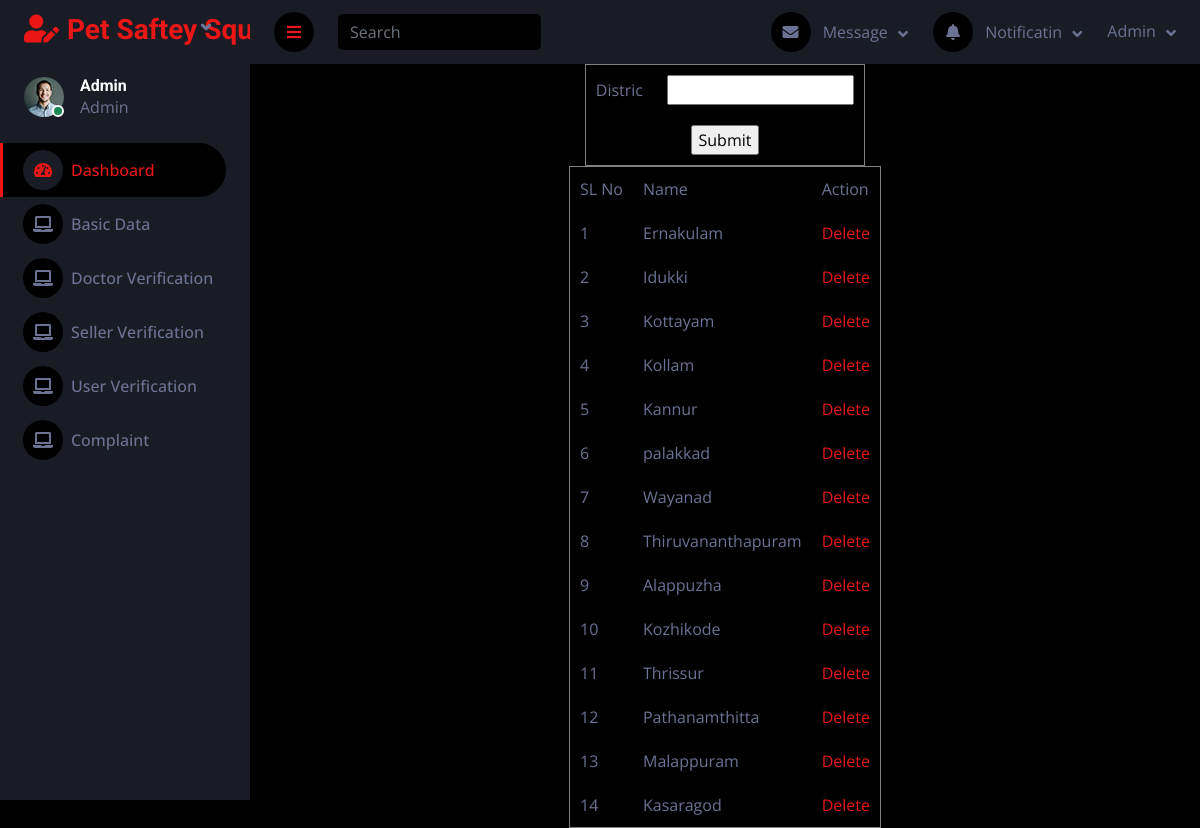
Page /Project/Admin/District.php on the committed database.
### tables this page shows
CREATE TABLE `tbl_district` (
  `district_id` int(11) NOT NULL,
  `district_name` varchar(40) NOT NULL
);

### Project/Admin/District.php (the view, shortened to what this page needs)
<?php
include("Head.php");
		?>
<!DOCTYPE html PUBLIC "-//W3C//DTD XHTML 1.0 Transitional//EN" "http://www.w3.org/TR/xhtml1/DTD/xhtml1-transitional.dtd">
<html xmlns="http://www.w3.org/1999/xhtml">
<head>
</head>
<body>
<form id="form1" name="form1" method="post" action="">
  <table border="1" align="center" cellpadding="10" style="border-collapse:collapse">
    <tr>
      <td>Distric</td>
      <td><label for="txt_dis"></label>
      <input type="text" name="txt_dis" id="txt_dis" autocomplete="off" required="required" /></td>
    </tr>
    <tr>
      <td colspan="2" align="center"><input type="submit" name="btn_sel" id="btn_sel" value="Submit" /></td>
    </tr>
  </table>
</form>
<?php
$i=0;
$selQuery="select * from tbl_district";
$result=$conn->query($selQuery);
if($result->num_rows>0)
{
	?>
<table border="1" align="center" cellpadding="10">
  <tr>
    <td>SL No</td>
    <td>Name</td>
    <td>Action</td>
  </tr>
  <?php
  while($data=$result->fetch_assoc())
  {
	  $i++;
	  ?>
  <tr>
    <td><?php echo $i ?></td>
    <td><?php echo $data['district_name']?></td>
    <td><a href="District.php?did=<?php echo $data['district_id']?>">Delete</a></td>
  </tr>
  <?php
  }
 ?>
</table>
<?php
}
?>
</body>
</html>

### Project/Admin/Head.php (shortened to what this page needs)
<!DOCTYPE html>
<html lang="en">
<head>
    <link href="https://cdnjs.cloudflare.com/ajax/libs/font-awesome/5.10.0/css/all.min.css" rel="stylesheet">
    <link href="https://cdn.jsdelivr.net/npm/bootstrap-icons@1.4.1/font/bootstrap-icons.css" rel="stylesheet">
    <link href="../Assets/Templates/Admin/lib/owlcarousel/assets/owl.carousel.min.css" rel="stylesheet">
    <link href="../Assets/Templates/Admin/lib/tempusdominus/css/tempusdominus-bootstrap-4.min.css" rel="stylesheet" />
    <link href="../Assets/Templates/Admin/css/bootstrap.min.css" rel="stylesheet">
    <link href="../Assets/Templates/Admin/css/style.css" rel="stylesheet">
</head>
<body>
    <div class="container-fluid position-relative d-flex p-0">
        <div class="sidebar pe-4 pb-3">
            <nav class="navbar bg-secondary navbar-dark">
                <a href="index.html" class="navbar-brand mx-4 mb-3">
                    <h3 class="text-primary"><i class="fa fa-user-edit me-2"></i>Pet Saftey Squad</h3>
                </a>
                <div class="d-flex align-items-center ms-4 mb-4">
                    <div class="position-relative">
                        <img class="rounded-circle" src="../Assets/Templates/Admin/img/user.jpg" alt="" style="width: 40px; height: 40px;">
                        <div class="bg-success rounded-circle border border-2 border-white position-absolute end-0 bottom-0 p-1"></div>
                    </div>
                    <div class="ms-3">
                        <h6 class="mb-0">Admin</h6>
                        <span>Admin</span>
                    </div>
                </div>
                <div class="navbar-nav w-100">
                    <a href="index.html" class="nav-item nav-link active"><i class="fa fa-tachometer-alt me-2"></i>Dashboard</a>
                    <a href="#" class="nav-link dropdown-toggle" data-bs-toggle="dropdown"><i class="fa fa-laptop me-2"></i>Basic Data</a>
                        <div>
                        <a href="#" class="nav-link dropdown-toggle" data-bs-toggle="dropdown"><i class="fa fa-laptop me-2"></i>Doctor Verification</a>
                        <a href="#" class="nav-link dropdown-toggle" data-bs-toggle="dropdown"><i class="fa fa-laptop me-2"></i>Seller Verification</a>
                        <a href="#" class="nav-link dropdown-toggle" data-bs-toggle="dropdown"><i class="fa fa-laptop me-2"></i>User Verification</a>
                        <a href="#" class="nav-link dropdown-toggle" data-bs-toggle="dropdown"><i class="fa fa-laptop me-2"></i>Complaint</a>
                    </div>
                </div>
            </nav>
        </div>
        <div class="content">
            <nav class="navbar navbar-expand bg-secondary navbar-dark sticky-top px-4 py-0">
                <a href="#" class="sidebar-toggler flex-shrink-0">
                    <i class="fa fa-bars"></i>
                </a>
                <form class="d-none d-md-flex ms-4">
                    <input class="form-control bg-dark border-0" type="search" placeholder="Search">
                </form>
                <div class="navbar-nav align-items-center ms-auto">
                    <div class="nav-item dropdown">
                        <a href="#" class="nav-link dropdown-toggle" data-bs-toggle="dropdown">
                            <i class="fa fa-envelope me-lg-2"></i>
                            <span class="d-none d-lg-inline-flex">Message</span>
                        </a>
                    </div>
                    <div class="nav-item dropdown">
                        <a href="#" class="nav-link dropdown-toggle" data-bs-toggle="dropdown">
                            <i class="fa fa-bell me-lg-2"></i>
                            <span class="d-none d-lg-inline-flex">Notificatin</span>
                        </a>
                    </div>
                    <div class="nav-item dropdown">
                        <a href="#" class="nav-link dropdown-toggle" data-bs-toggle="dropdown">
                            <span class="d-none d-lg-inline-flex">Admin</span>
                        </a>
                    </div>
                </div>
            </nav>

### Project/Assets/Templates/Admin/css/style.css (style rules this page uses)
:root { --primary: #EB1616; --secondary: #191C24; --light: #6C7293; --dark: #000000; }
.sidebar { position: fixed; top: 0; left: 0; bottom: 0; width: 250px; height: 100vh; overflow-y: auto; background: var(--secondary); transition: 0.5s; z-index: 999; }
.content { margin-left: 250px; min-height: 100vh; background: var(--dark); transition: 0.5s; }
@media (min-width: 992px) { .sidebar { margin-left: 0; } }
@media (min-width: 992px) { .content { width: calc(100% - 250px); } }
.sidebar .navbar .navbar-nav .nav-link { padding: 7px 20px; color: var(--light); font-weight: 500; border-left: 3px solid var(--secondary); border-radius: 0 30px 30px 0; outline: none; }
.sidebar .navbar .navbar-nav .nav-link:hover, .sidebar .navbar .navbar-nav .nav-link.active { color: var(--primary); background: var(--dark); border-color: var(--primary); }
.sidebar .navbar .navbar-nav .nav-link i { width: 40px; height: 40px; display: inline-flex; align-items: center; justify-content: center; background: var(--dark); border-radius: 40px; }
.sidebar .navbar .navbar-nav .nav-link:hover i, .sidebar .navbar .navbar-nav .nav-link.active i { background: var(--secondary); }
.sidebar .navbar .dropdown-toggle::after { position: absolute; top: 15px; right: 15px; border: none; content: "\f107"; font-family: "Font Awesome 5 Free"; font-weight: 900; transition: .5s; }
.content .navbar .navbar-nav .nav-link { margin-left: 25px; padding: 12px 0; color: var(--light); outline: none; }
.content .navbar .sidebar-toggler, .content .navbar .navbar-nav .nav-link i { width: 40px; height: 40px; display: inline-flex; align-items: center; justify-content: center; background: var(--dark); border-radius: 40px; }
.content .navbar .dropdown-toggle::after { margin-left: 6px; vertical-align: middle; border: none; content: "\f107"; font-family: "Font Awesome 5 Free"; font-weight: 900; transition: .5s; }

### rows in the picture
tbl_district: district_name "Ernakulam"
tbl_district: district_name "Idukki"
tbl_district: district_name "Kottayam"
tbl_district: district_name "Kollam"
tbl_district: district_name "Kannur"
tbl_district: district_name "palakkad"
tbl_district: district_name "Wayanad"
tbl_district: district_name "Thiruvananthapuram"
tbl_district: district_name "Alappuzha"
tbl_district: district_name "Kozhikode"
tbl_district: district_name "Thrissur"
tbl_district: district_name "Pathanamthitta"
tbl_district: district_name "Malappuram"
tbl_district: district_name "Kasaragod"
